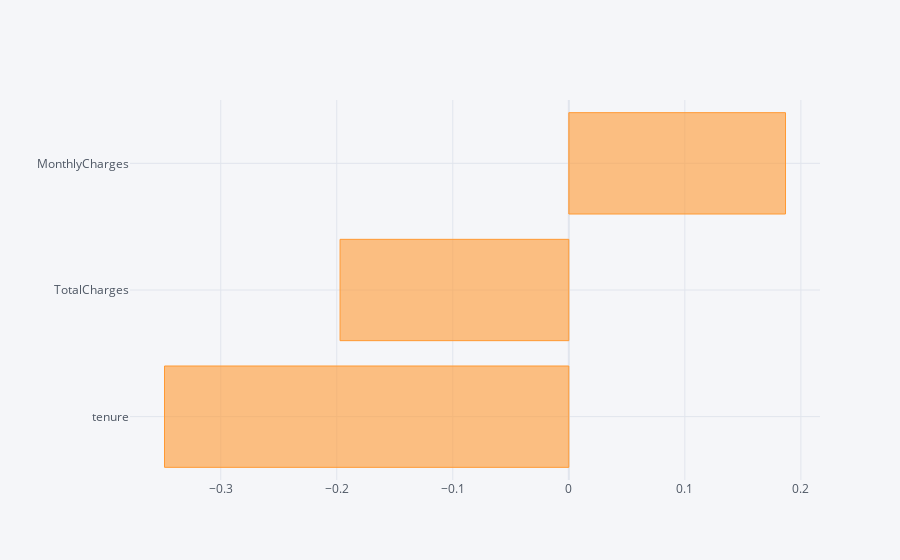

Notebook cell for this chart:
### Code cell
#Correlation entre les variables numeriques et la variable cible Churn
#remplacer les modalités de la variable Churn par 0 et 1
churn['Churn'].replace(('Yes','No'),(1,0), inplace = True)

numeric_cols_churn = churn.select_dtypes(include='number')

numeric_cols_churn.corr()["Churn"].sort_values().drop("Churn").iplot(kind = "barh");

#Il n'ya pas de problème de multicolinéarité entre les variables numeriques et la variable Churn

### Figure 1 — Plotly figure (JSON) as saved in the notebook; plotly's stock layout.template omitted (floating-point values rounded to 4 significant figures)
{"data": [{"marker": {"color": "rgba(255, 153, 51, 0.6)", "line": {"color": "rgba(255, 153, 51, 1.0)", "width": 1}}, "name": "Churn", "orientation": "h", "text": "", "type": "bar", "x": [-0.3485, -0.1972, 0.1868], "y": ["tenure", "TotalCharges", "MonthlyCharges"]}], "layout": {"legend": {"bgcolor": "#F5F6F9", "font": {"color": "#4D5663"}}, "paper_bgcolor": "#F5F6F9", "plot_bgcolor": "#F5F6F9", "title": {"font": {"color": "#4D5663"}}, "xaxis": {"gridcolor": "#E1E5ED", "showgrid": true, "tickfont": {"color": "#4D5663"}, "title": {"font": {"color": "#4D5663"}, "text": ""}, "zerolinecolor": "#E1E5ED"}, "yaxis": {"gridcolor": "#E1E5ED", "showgrid": true, "tickfont": {"color": "#4D5663"}, "title": {"font": {"color": "#4D5663"}, "text": ""}, "zerolinecolor": "#E1E5ED"}}}
